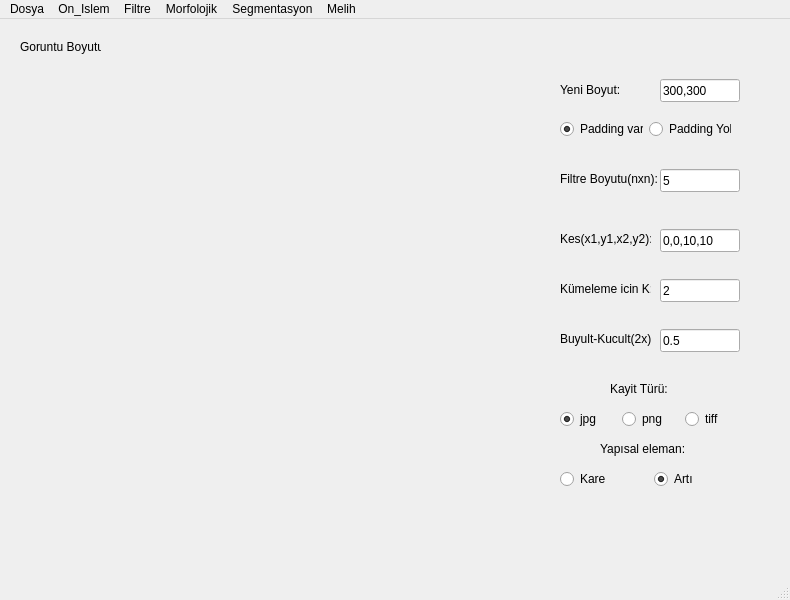
<?xml version="1.0" encoding="UTF-8"?>
<ui version="4.0">
 <class>MainWindow</class>
 <widget class="QMainWindow" name="MainWindow">
  <property name="geometry">
   <rect>
    <x>0</x>
    <y>0</y>
    <width>790</width>
    <height>600</height>
   </rect>
  </property>
  <property name="windowTitle">
   <string>MainWindow</string>
  </property>
  <widget class="QWidget" name="centralwidget">
   <widget class="QLabel" name="label">
    <property name="geometry">
     <rect>
      <x>220</x>
      <y>10</y>
      <width>101</width>
      <height>31</height>
     </rect>
    </property>
    <property name="text">
     <string/>
    </property>
   </widget>
   <widget class="QLabel" name="label_2">
    <property name="geometry">
     <rect>
      <x>40</x>
      <y>60</y>
      <width>511</width>
      <height>471</height>
     </rect>
    </property>
    <property name="text">
     <string/>
    </property>
    <property name="alignment">
     <set>Qt::AlignCenter</set>
    </property>
   </widget>
   <widget class="QLabel" name="label_3">
    <property name="geometry">
     <rect>
      <x>560</x>
      <y>60</y>
      <width>81</width>
      <height>21</height>
     </rect>
    </property>
    <property name="text">
     <string>Yeni Boyut:</string>
    </property>
   </widget>
   <widget class="QLabel" name="label_4">
    <property name="geometry">
     <rect>
      <x>560</x>
      <y>150</y>
      <width>101</width>
      <height>20</height>
     </rect>
    </property>
    <property name="text">
     <string>Filtre Boyutu(nxn):</string>
    </property>
   </widget>
   <widget class="QLabel" name="label_5">
    <property name="geometry">
     <rect>
      <x>560</x>
      <y>210</y>
      <width>91</width>
      <height>20</height>
     </rect>
    </property>
    <property name="text">
     <string>Kes(x1,y1,x2,y2):</string>
    </property>
   </widget>
   <widget class="QLineEdit" name="lineEdit">
    <property name="geometry">
     <rect>
      <x>660</x>
      <y>60</y>
      <width>80</width>
      <height>23</height>
     </rect>
    </property>
    <property name="text">
     <string>300,300</string>
    </property>
   </widget>
   <widget class="QLineEdit" name="lineEdit_2">
    <property name="geometry">
     <rect>
      <x>660</x>
      <y>150</y>
      <width>80</width>
      <height>23</height>
     </rect>
    </property>
    <property name="text">
     <string>5</string>
    </property>
   </widget>
   <widget class="QLineEdit" name="lineEdit_3">
    <property name="geometry">
     <rect>
      <x>660</x>
      <y>210</y>
      <width>80</width>
      <height>23</height>
     </rect>
    </property>
    <property name="text">
     <string>0,0,10,10</string>
    </property>
   </widget>
   <widget class="QLabel" name="label_6">
    <property name="geometry">
     <rect>
      <x>20</x>
      <y>20</y>
      <width>81</width>
      <height>16</height>
     </rect>
    </property>
    <property name="text">
     <string>Goruntu Boyutu</string>
    </property>
   </widget>
   <widget class="QLabel" name="label_7">
    <property name="geometry">
     <rect>
      <x>560</x>
      <y>260</y>
      <width>91</width>
      <height>20</height>
     </rect>
    </property>
    <property name="text">
     <string>Kümeleme icin K:</string>
    </property>
   </widget>
   <widget class="QLineEdit" name="lineEdit_4">
    <property name="geometry">
     <rect>
      <x>660</x>
      <y>260</y>
      <width>80</width>
      <height>23</height>
     </rect>
    </property>
    <property name="text">
     <string>2</string>
    </property>
   </widget>
   <widget class="QLabel" name="label_8">
    <property name="geometry">
     <rect>
      <x>560</x>
      <y>310</y>
      <width>91</width>
      <height>20</height>
     </rect>
    </property>
    <property name="text">
     <string>Buyult-Kucult(2x)</string>
    </property>
   </widget>
   <widget class="QLineEdit" name="lineEdit_5">
    <property name="geometry">
     <rect>
      <x>660</x>
      <y>310</y>
      <width>80</width>
      <height>23</height>
     </rect>
    </property>
    <property name="text">
     <string>0.5</string>
    </property>
   </widget>
   <widget class="QLabel" name="label_9">
    <property name="geometry">
     <rect>
      <x>610</x>
      <y>360</y>
      <width>91</width>
      <height>20</height>
     </rect>
    </property>
    <property name="text">
     <string>Kayit Türü:</string>
    </property>
   </widget>
   <widget class="QWidget" name="horizontalLayoutWidget">
    <property name="geometry">
     <rect>
      <x>560</x>
      <y>100</y>
      <width>171</width>
      <height>21</height>
     </rect>
    </property>
    <layout class="QHBoxLayout" name="horizontalLayout">
     <item>
      <widget class="QRadioButton" name="radioButton">
       <property name="contextMenuPolicy">
        <enum>Qt::DefaultContextMenu</enum>
       </property>
       <property name="text">
        <string>Padding var</string>
       </property>
       <property name="checked">
        <bool>true</bool>
       </property>
      </widget>
     </item>
     <item>
      <widget class="QRadioButton" name="radioButton_2">
       <property name="text">
        <string>Padding Yok</string>
       </property>
      </widget>
     </item>
    </layout>
   </widget>
   <widget class="QWidget" name="horizontalLayoutWidget_2">
    <property name="geometry">
     <rect>
      <x>560</x>
      <y>390</y>
      <width>181</width>
      <height>21</height>
     </rect>
    </property>
    <layout class="QHBoxLayout" name="horizontalLayout_2">
     <item>
      <widget class="QRadioButton" name="radioButton_3">
       <property name="text">
        <string>jpg</string>
       </property>
       <property name="checked">
        <bool>true</bool>
       </property>
      </widget>
     </item>
     <item>
      <widget class="QRadioButton" name="radioButton_4">
       <property name="text">
        <string>png</string>
       </property>
       <property name="checked">
        <bool>false</bool>
       </property>
      </widget>
     </item>
     <item>
      <widget class="QRadioButton" name="radioButton_5">
       <property name="text">
        <string>tiff</string>
       </property>
       <property name="checked">
        <bool>false</bool>
       </property>
      </widget>
     </item>
    </layout>
   </widget>
   <widget class="QLabel" name="label_10">
    <property name="geometry">
     <rect>
      <x>560</x>
      <y>20</y>
      <width>91</width>
      <height>16</height>
     </rect>
    </property>
    <property name="text">
     <string/>
    </property>
   </widget>
   <widget class="QWidget" name="horizontalLayoutWidget_3">
    <property name="geometry">
     <rect>
      <x>560</x>
      <y>450</y>
      <width>181</width>
      <height>21</height>
     </rect>
    </property>
    <layout class="QHBoxLayout" name="horizontalLayout_3">
     <item>
      <widget class="QRadioButton" name="radioButton_7">
       <property name="text">
        <string>Kare</string>
       </property>
      </widget>
     </item>
     <item>
      <widget class="QRadioButton" name="radioButton_6">
       <property name="text">
        <string>Artı</string>
       </property>
       <property name="checked">
        <bool>true</bool>
       </property>
      </widget>
     </item>
    </layout>
   </widget>
   <widget class="QLabel" name="label_11">
    <property name="geometry">
     <rect>
      <x>600</x>
      <y>420</y>
      <width>91</width>
      <height>20</height>
     </rect>
    </property>
    <property name="text">
     <string>Yapısal eleman:</string>
    </property>
   </widget>
  </widget>
  <widget class="QMenuBar" name="menubar">
   <property name="geometry">
    <rect>
     <x>0</x>
     <y>0</y>
     <width>790</width>
     <height>21</height>
    </rect>
   </property>
   <widget class="QMenu" name="menuDosya">
    <property name="title">
     <string>Dosya</string>
    </property>
    <addaction name="actionResim_Ac"/>
    <addaction name="separator"/>
    <addaction name="actionKaydet"/>
    <addaction name="separator"/>
   </widget>
   <widget class="QMenu" name="menu_n_lem">
    <property name="title">
     <string>On_Islem</string>
    </property>
    <addaction name="actionGriye_Cevir"/>
    <addaction name="separator"/>
    <addaction name="actionBuyuKucul"/>
    <addaction name="separator"/>
    <addaction name="actionYeniden_Boyutlandir"/>
    <addaction name="separator"/>
    <addaction name="actionKes"/>
    <addaction name="separator"/>
    <addaction name="actionHistogram_Ciz"/>
   </widget>
   <widget class="QMenu" name="menuFiltre">
    <property name="title">
     <string>Filtre</string>
    </property>
    <addaction name="actionBulaniklastirma"/>
    <addaction name="separator"/>
    <addaction name="actionKeskinlestirme"/>
    <addaction name="separator"/>
    <addaction name="actionOrtanca_Filtresi"/>
    <addaction name="separator"/>
    <addaction name="actionLaplace_Filtresi"/>
    <addaction name="separator"/>
    <addaction name="actionPrewitt_Kenar_Bulma"/>
   </widget>
   <widget class="QMenu" name="menuMorfolojik">
    <property name="title">
     <string>Morfolojik</string>
    </property>
    <addaction name="actionGenisletme"/>
    <addaction name="separator"/>
    <addaction name="actionAsindirma"/>
    <addaction name="separator"/>
    <addaction name="actionAcma"/>
    <addaction name="separator"/>
    <addaction name="actionKapama"/>
   </widget>
   <widget class="QMenu" name="menuSegmentasyon">
    <property name="title">
     <string>Segmentasyon</string>
    </property>
    <addaction name="actionOtsu_Esikleme"/>
    <addaction name="separator"/>
    <addaction name="actionDortlu_Komsuluk"/>
    <addaction name="separator"/>
    <addaction name="actionK_Means_Gri"/>
    <addaction name="separator"/>
    <addaction name="actionK_Means_Renkli"/>
   </widget>
   <widget class="QMenu" name="menuMelih">
    <property name="title">
     <string>Melih</string>
    </property>
    <addaction name="actionbas"/>
    <addaction name="separator"/>
    <addaction name="actionsb_cevir"/>
    <addaction name="separator"/>
    <addaction name="actionters_al"/>
   </widget>
   <addaction name="menuDosya"/>
   <addaction name="menu_n_lem"/>
   <addaction name="menuFiltre"/>
   <addaction name="menuMorfolojik"/>
   <addaction name="menuSegmentasyon"/>
   <addaction name="menuMelih"/>
  </widget>
  <widget class="QStatusBar" name="statusbar"/>
  <action name="actionGenisletme">
   <property name="text">
    <string>Genisletme</string>
   </property>
  </action>
  <action name="actionAsindirma">
   <property name="text">
    <string>Asindirma</string>
   </property>
  </action>
  <action name="actionAcma">
   <property name="text">
    <string>Acma</string>
   </property>
  </action>
  <action name="actionKapama">
   <property name="text">
    <string>Kapama</string>
   </property>
  </action>
  <action name="actionOtsu_Esikleme">
   <property name="text">
    <string>Otsu_Esikleme</string>
   </property>
  </action>
  <action name="actionDortlu_Komsuluk">
   <property name="text">
    <string>Dortlu_Komsuluk</string>
   </property>
  </action>
  <action name="actionK_Means_Gri">
   <property name="text">
    <string>K-Means_Gri</string>
   </property>
  </action>
  <action name="actionK_Means_Renkli">
   <property name="text">
    <string>K-Means_Renkli</string>
   </property>
  </action>
  <action name="actionBulaniklastirma">
   <property name="text">
    <string>Bulaniklastirma</string>
   </property>
  </action>
  <action name="actionKeskinlestirme">
   <property name="text">
    <string>Keskinlestirme</string>
   </property>
  </action>
  <action name="actionOrtanca_Filtresi">
   <property name="text">
    <string>Ortanca_Filtresi</string>
   </property>
  </action>
  <action name="actionLaplace_Filtresi">
   <property name="text">
    <string>Laplace_Filtresi</string>
   </property>
  </action>
  <action name="actionPrewitt_Kenar_Bulma">
   <property name="text">
    <string>Prewitt_Kenar_Bulma</string>
   </property>
  </action>
  <action name="actionGriye_Cevir">
   <property name="text">
    <string>Griye_Cevir</string>
   </property>
  </action>
  <action name="actionBuyuKucul">
   <property name="text">
    <string>Buyultme-Kucultme</string>
   </property>
  </action>
  <action name="actionResim_Ac">
   <property name="text">
    <string>Ac</string>
   </property>
  </action>
  <action name="actionKaydet">
   <property name="text">
    <string>Kaydet</string>
   </property>
  </action>
  <action name="actionYeniden_Boyutlandir">
   <property name="text">
    <string>Yeniden_Boyutlandir</string>
   </property>
  </action>
  <action name="actionKes">
   <property name="text">
    <string>Kes</string>
   </property>
  </action>
  <action name="actionbas">
   <property name="text">
    <string>bas</string>
   </property>
  </action>
  <action name="actionsb_cevir">
   <property name="text">
    <string>sb_cevir</string>
   </property>
  </action>
  <action name="actionHistogram_Ciz">
   <property name="text">
    <string>Histogram_Ciz</string>
   </property>
  </action>
  <action name="actionters_al">
   <property name="text">
    <string>ters_al</string>
   </property>
  </action>
 </widget>
 <resources/>
 <connections/>
 <slots>
  <slot>tiklandi(QAction*)</slot>
 </slots>
</ui>
